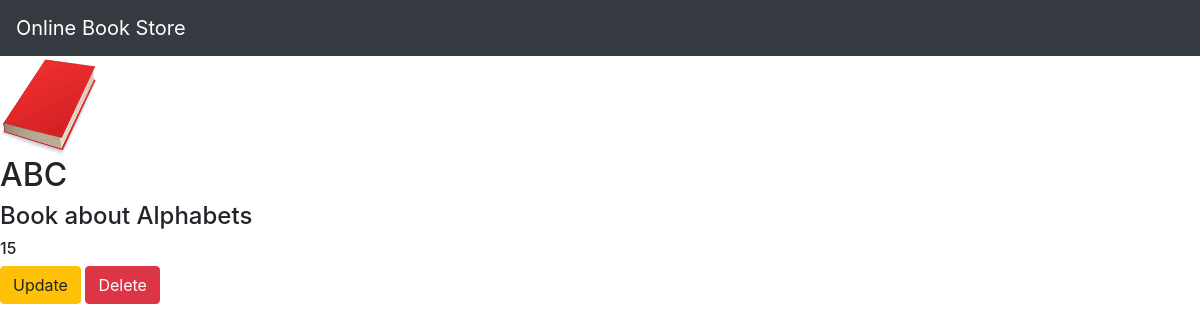
Before: /book/2 with the older database file.
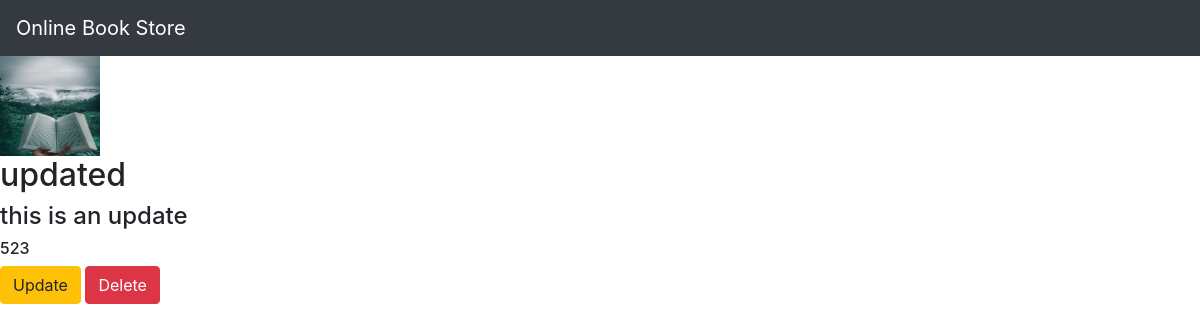
After: the same page with the newer database file.
### myapp/models.py (models this page shows, shortened)
class Book(models.Model):
    name = models.CharField(max_length=100)
    desc = models.CharField(max_length=300)
    price = models.IntegerField()
    book_image = models.ImageField(default = 'default.jpg', upload_to='book_images/')

### myapp/views.py (the view)
# urls.py: path('book/<int:book_id>', views.detail, name="detail"),
def detail(request, book_id):
    book = Book.objects.get(id=book_id)
    return render(request, 'myapp/detail.html', {'book':book})

### myapp/templates/myapp/detail.html
{% extends 'myapp/base.html' %}
{% block body %}
<img width="100" height="100" src="{{book.book_image.url}}">
<h2> {{book.name}} </h2>
<h4> {{book.desc}} </h4>
<h6> {{book.price}} </h6>
<a class="btn btn-warning" href="{% url 'myapp:update' book.id %}">Update</a>
<a class="btn btn-danger" href="{% url 'myapp:delete' book.id %}">Delete</a>
{% endblock %}

Changed rows visible on the page:
changed Book: book_image: picture added in place of a placeholder; name "ABC" → "updated"; desc "Book about Alphabets" → "this is an update"; price "15" → "523"
